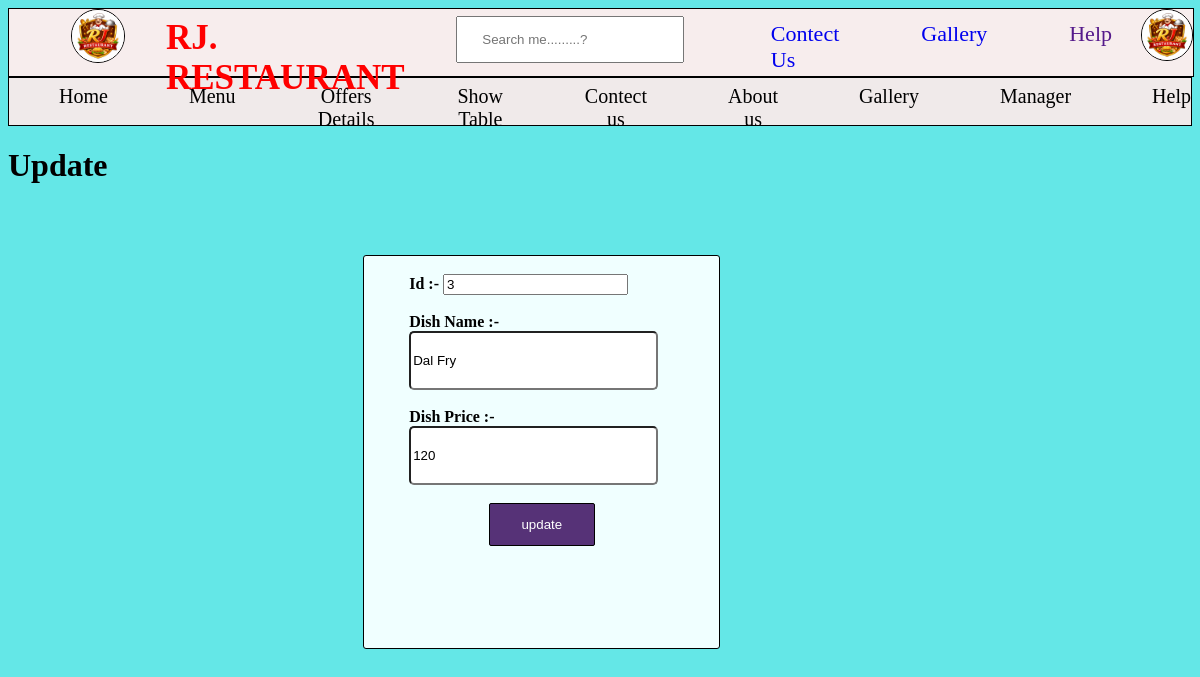
Screenshot of /idupdate/id_update/3/ with the database file from the repository.
### user/models.py (models this page shows, shortened)
class Menu(models.Model):
    dish_name = models.CharField(max_length=500)
    price = models.IntegerField()

### user/views.py (the view)
# urls.py: path('idupdate/id_update/<int:id>/',views.id_update,name="menu_id_update"),
def id_update(request,id):
    mydata=Menu.objects.get(id=id)
    template=loader.get_template("id_update.html")
    context={
        'members':mydata
    }
    return HttpResponse(template.render(context,request))

### templates/id_update.html (shortened to what this page needs)
{% extends 'restaurant.html' %}
{% block 'index' %}
{% load static %}
<html>
<head>
</head>
<body>
    <h1 class="rj">Update</h1>
    <form method="POST" action="{% url 'menu_id_update'%}" class="form">
            <br><span><b>Id :- </b></span>
            <input type="text" name="id" placeholder="enter id" value="{{members.id}}"><br><br>
            <span><b>Dish Name :-</b></span><br>
            <input type="text" name="name" value="{{members.dish_name}}"placeholder="         Enter dish name" id="dish"><br><br>
            <span><b>Dish Price :-</b></span><br>
            <input type="text" name="price" value="{{members.price}}"placeholder="        Enter dish price" id="price"><br><br>
            <button type="submit" class="button1" >update</button>
    </form>
</body>
</html>
{%endblock%}

### templates/id_update.html (style rules this page uses)
body { background-color: rgb(100, 231, 231); }
.form { border: 1px solid black; width: 30%; height:50%; margin-left: 30%; background-color: azure; margin-top: 6%; border-radius: 3px 3px; }
span { margin-left: 45px; }
#dish { width: 70%; height: 15%; margin-left: 45px; border-radius: 5px 5px; }
#price { width: 70%; height:15%; margin-left: 45px; border-radius: 5px 5px; }
.button1 { margin-left:35%; border: 1px solid black; width:30%; height: 11%; background-color: rgb(86, 50, 119); color: white; border-radius: 2px 2px; }

### rows the page displays
Menu: id "3", name "Dal Fry", price "120"
